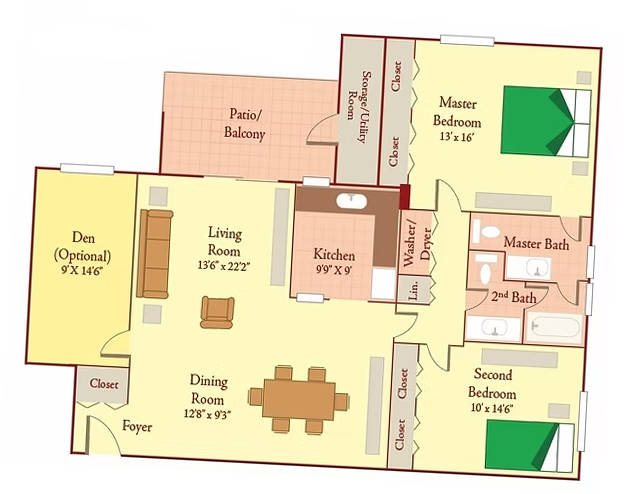
#> input picture tests/fixtures/plans/east_rot3.png, 624 x 494 px, given in place of arcmax.png, which was not available
$ python 2026-11-08-wall-reading-spike.py ../../../../tests/fixtures/plans/east_rot3.png ../../../../tests/fixtures/plans/east_scan.png ../../../../tests/fixtures/plans/east_scan.png
#> lines starting #> are read from the running program, lines starting #| are printed output that depends on the picture; after the words box and inside, x2 and y2 are one past the last pixel; in counts of white or black regions, pixels touching at a corner belong together
# Throwaway spike: read walls from a plan image, then "click inside a room" -> outline.
import sys, json
import numpy as np, cv2

def line_open(m, L):
    ks = [np.ones((1, L), np.uint8), np.ones((L, 1), np.uint8), np.eye(L, dtype=np.uint8), np.fliplr(np.eye(L, dtype=np.uint8))]
    out = np.zeros_like(m)
    for k in ks: out |= cv2.morphologyEx(m, cv2.MORPH_OPEN, k)
    return out

def runs(mask_rows):
    # lengths of runs of 1s along each row
    out = []
    for r in mask_rows:
        d = np.diff(np.concatenate([[0], r, [0]]))
        st, en = np.nonzero(d == 1)[0], np.nonzero(d == -1)[0]
        out.extend((en - st).tolist())
    return np.array(out)

def wall_mask(img):
    g = cv2.cvtColor(img, cv2.COLOR_BGR2GRAY)
    H, W = g.shape
    t, _ = cv2.threshold(g, 0, 255, cv2.THRESH_BINARY + cv2.THRESH_OTSU)
    dark = (g < t * 0.85).astype(np.uint8)
    L = max(9, int(0.025 * max(H, W)))
    v = cv2.morphologyEx(dark, cv2.MORPH_OPEN, np.ones((L, 1), np.uint8))
    hzm = cv2.morphologyEx(dark, cv2.MORPH_OPEN, np.ones((1, L), np.uint8))
    rl = np.concatenate([runs(v), runs(hzm.T)])
    rl = rl[(rl >= 1) & (rl <= 0.03 * max(H, W))]
    hist = np.bincount(rl) if rl.size else np.array([0, 0, 1])
    w = hist * np.arange(len(hist)) ** 2          # thick, long structures dominate
    thick = int(np.argmax(w))
    k = max(1, int(round(thick * 0.6)))
    solid = cv2.morphologyEx(dark, cv2.MORPH_OPEN, np.ones((k, k), np.uint8)) if k > 1 else dark
    walls = line_open(solid, L)
    # drop filled blobs (bedspreads, dark furniture): components much thicker than the walls
    n, lab, st, _ = cv2.connectedComponentsWithStats(walls, 8)
    dt = cv2.distanceTransform(walls, cv2.DIST_L2, 3)
    keep = np.zeros_like(walls)
    for i in range(1, n):
        comp = lab == i
        if dt[comp].max() > 2.5 * thick and st[i, 4] < 0.02 * H * W: continue
        if max(st[i, 2], st[i, 3]) < 0.04 * max(H, W): continue
        keep[comp] = 1
    walls = keep
    # bridge gaps only along a wall's own line: horizontal walls across, vertical walls down
    hl = max(int(1.5 * thick), 9)
    hmask = cv2.morphologyEx(walls, cv2.MORPH_OPEN, np.ones((1, hl), np.uint8))
    vmask = cv2.morphologyEx(walls, cv2.MORPH_OPEN, np.ones((hl, 1), np.uint8))
    def bridge(Lb):
        return walls | cv2.morphologyEx(hmask, cv2.MORPH_CLOSE, np.ones((1, Lb), np.uint8)) \
                     | cv2.morphologyEx(vmask, cv2.MORPH_CLOSE, np.ones((Lb, 1), np.uint8))
    closed = bridge(int(0.08 * max(H, W)))          # doors
    outer = bridge(int(0.4 * max(H, W)))            # long glass walls on the outside too
    pad = np.pad(1 - outer, 1, constant_values=1).astype(np.uint8)
    m = np.zeros((H + 4, W + 4), np.uint8)
    cv2.floodFill(pad, m, (0, 0), 2)
    foot = (pad[1:-1, 1:-1] != 2).astype(np.uint8)
    return walls, closed, thick, foot

def room_from_click(closed, seed):
    free = (1 - closed).astype(np.uint8)
    H, W = free.shape
    mask = np.zeros((H + 2, W + 2), np.uint8)
    x, y = seed
    if not free[y, x]:
        # nudge to nearest free pixel
        ys, xs = np.nonzero(free[max(0,y-15):y+15, max(0,x-15):x+15])
        if not len(xs): return None, 0
        i = np.argmin((xs-15)**2 + (ys-15)**2); x, y = max(0,x-15)+xs[i], max(0,y-15)+ys[i]
    cv2.floodFill(free, mask, (int(x), int(y)), 2)
    region = (free == 2).astype(np.uint8)
    frac = region.sum() / (H * W)
    cs, _ = cv2.findContours(region, cv2.RETR_EXTERNAL, cv2.CHAIN_APPROX_SIMPLE)
    c = max(cs, key=cv2.contourArea)
    poly = cv2.approxPolyDP(c, 0.006 * cv2.arcLength(c, True), True)[:, 0, :]
    return poly, frac

from skimage.segmentation import watershed
# [9 lines left out: function rooms_watershed, not called in this run]

def run(name, seeds, scale_view=1.0):
#> called with name = 'arcmax', scale_view = 1
    img = cv2.imread(f"{IN}/{name}.png")
#> img is the input picture: shape (494, 624, 3); mean B, G, R 196.2, 227.1, 236.1
    up = max(1.0, 1800 / max(img.shape[:2]))
    if up > 1:
        img = cv2.resize(img, None, fx=up, fy=up, interpolation=cv2.INTER_CUBIC)
#> img: shape (1425, 1800, 3)
        seeds = {k: (x * up, y * up) for k, (x, y) in seeds.items()}
    walls, closed, thick, foot = wall_mask(img)
#> in wall_mask, `g = cv2.cvtColor(img, cv2.COLOR_BGR2GRAY)`:
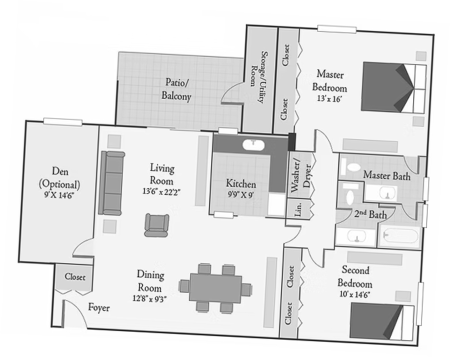
#> g: shape (1425, 1800) (shown at 1/4 size); min 1, max 255, mean 226.2
#> in wall_mask, `t, _ = cv2.threshold(g, 0, 255, cv2.THRESH_BINARY + cv2.THRESH_OTSU)`: t = 180
#> in wall_mask, `dark = (g < t * 0.85).astype(np.uint8)`:
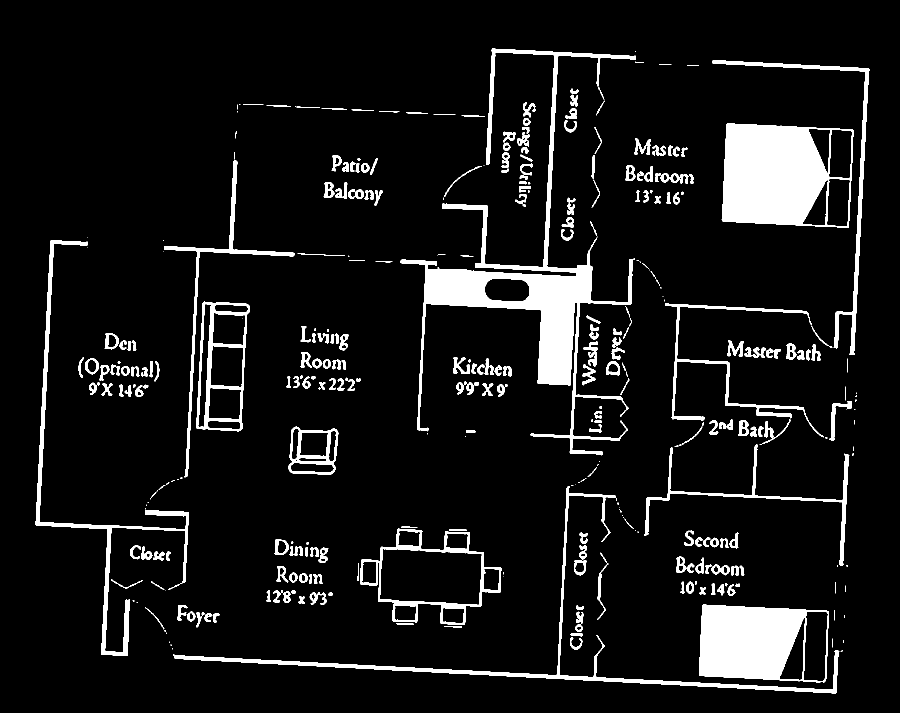
#> dark: shape (1425, 1800) (shown at 1/2 size); values 0 (black) and 1 (white), 8.5% white; 358 white regions (86 under 20 px), largest, box (x1, y1, x2, y2) and area: (801, 97, 1271, 911) 47059, (1443, 247, 1708, 456) 38280, (1398, 1209, 1658, 1365) 27745
#> after the loop in runs, `for r in mask_rows:`: out = 8303 values, max 200 at index 1187, min 1 at index 245, mean 15.47
#> in wall_mask, `rl = np.concatenate([runs(v), runs(hzm.T)])`: rl = 15688 values, max 219 at index 12042, min 1 at index 245, mean 16.3
#> in wall_mask, `rl = rl[(rl >= 1) & (rl <= 0.03 * max(H, W))]`: rl = 14453 values, max 53 at index 1542, min 1 at index 245, mean 5.68
#> in wall_mask, `hist = np.bincount(rl) if rl.size else np.array([0, 0, 1])`: hist = 54 values, max 3254 at index 7, min 0 at index 0, mean 267.6
#> in wall_mask, `w = hist * np.arange(len(hist)) ** 2`: w = 54 values, max 159446 at index 7, min 0 at index 0, mean 12658
#> in wall_mask, `thick = int(np.argmax(w))`: thick = 7
#> in wall_mask, `k = max(1, int(round(thick * 0.6)))`: k = 4
#> in wall_mask, `n, lab, st, _ = cv2.connectedComponentsWithStats(walls, 8)`:
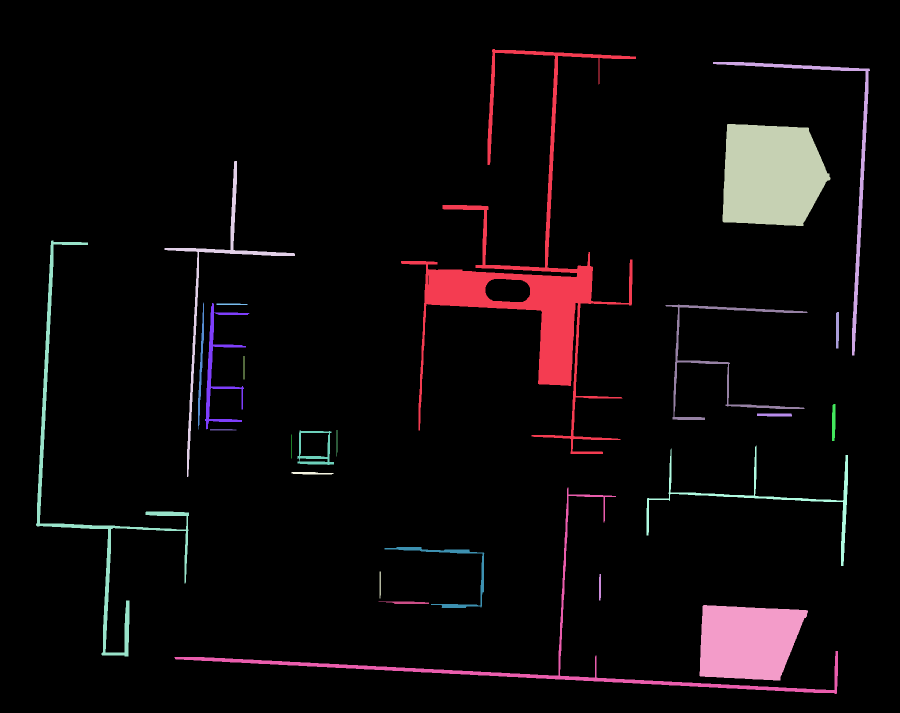
#> lab: shape (1425, 1800) int32 (shown at 1/2 size); 26 distinct labels, from 0 to 25; one colour per label, 0 black
#> in wall_mask, `n, lab, st, _ = cv2.connectedComponentsWithStats(walls, 8)`: n = 26; st = 26 rows, first 6: [0, 0, 1800, 1425, 2403482], [802, 98, 470, 810, 45445], [1426, 124, 314, 587, 6130], [1445, 248, 216, 204, 36479], [329, 322, 261, 632, 5254], [72, 481, 306, 832, 10434]
#> after the loop in wall_mask, `for i in range(1, n):`:
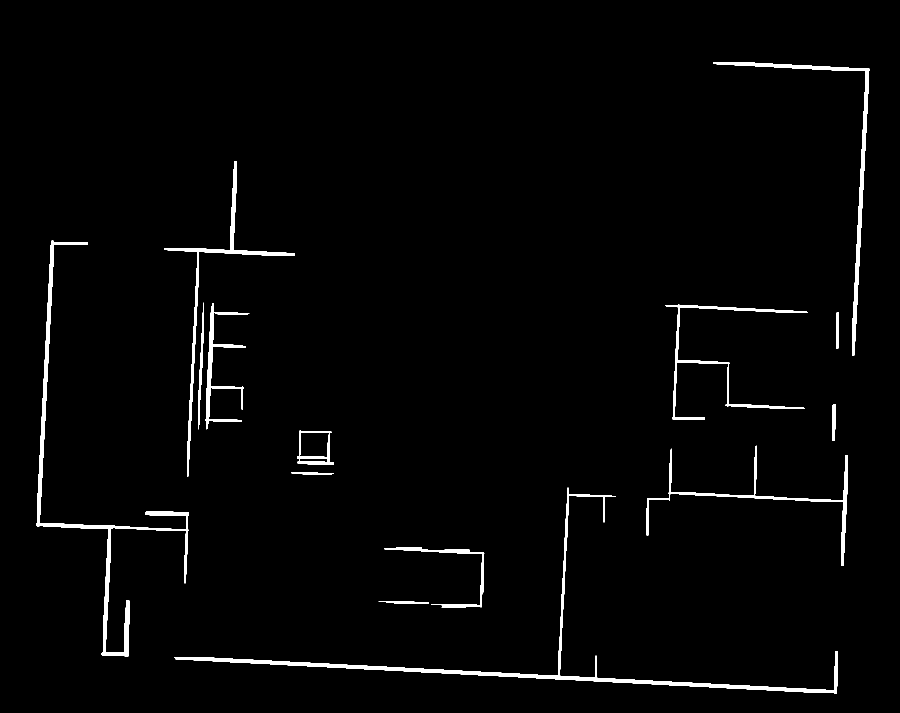
#> keep: shape (1425, 1800) (shown at 1/2 size); values 0 (black) and 1 (white), 2% white; 14 white regions, largest, box (x1, y1, x2, y2) and area: (349, 975, 1676, 1388) 12255, (72, 481, 378, 1313) 10434, (1426, 124, 1740, 711) 6130
#> in wall_mask, `hl = max(int(1.5 * thick), 9)`: hl = 10
#> thick = 7
    if MODE == "ws":
        lab = rooms_watershed(closed, foot, list(seeds.values()))
        out = img.copy(); over = out.copy(); over[walls == 1] = (0, 0, 0); over[closed == 1] = (0, 0, 255); over[walls == 1] = (0, 0, 0); over[foot == 0] = (200, 200, 255)
        out = cv2.addWeighted(over, .5, out, .5, 0)
        print(name, "wall thickness ~", thick)
        for i, (label, (x, y)) in enumerate(seeds.items(), 1):
            region = (lab == i).astype(np.uint8)
            if not region.sum(): print("   ", label, "EMPTY"); continue
            cs, _ = cv2.findContours(region, cv2.RETR_EXTERNAL, cv2.CHAIN_APPROX_SIMPLE)
            c = max(cs, key=cv2.contourArea)
            poly = cv2.approxPolyDP(c, 0.006 * cv2.arcLength(c, True), True)[:, 0, :]
            col = [(0,160,0),(200,90,0),(160,0,160),(0,140,200),(0,90,200),(120,120,0),(200,0,60),(0,200,160),(90,0,200),(60,60,60),(0,0,200)][(i-1) % 11]
            cv2.polylines(out, [poly.reshape(-1,1,2)], True, col, max(3, thick//2))
            cv2.circle(out, (int(x), int(y)), max(6, thick//2), col, -1)
            print("   ", label, len(poly), "corners")
        cv2.imwrite(f"{OUT}/{name}_ws.png", out)
        return
    out = img.copy()
    over = out.copy(); over[closed == 1] = (0, 0, 255); over[walls == 1] = (0, 0, 0)
    out = cv2.addWeighted(over, .5, out, .5, 0)
#> out: shape (1425, 1800, 3)
    colors = [(0,160,0),(200,90,0),(160,0,160),(0,140,200),(0,90,200),(120,120,0),(200,0,60),(0,200,160),(90,0,200),(60,60,60),(0,0,200)]
    report = []
    for i, (label, (x, y)) in enumerate(seeds.items()):
        poly, frac = room_from_click(closed, (int(x), int(y)))
        col = colors[i % len(colors)]
        if poly is None: report.append((label, "seed on wall")); continue
        leak = frac > 0.45
        cv2.polylines(out, [poly.reshape(-1,1,2)], True, col, max(3, thick//2))
        cv2.circle(out, (int(x), int(y)), max(6, thick//2), col, -1)
        report.append((label, f"{len(poly)} corners, {frac*100:.1f}% of image" + ("  LEAK" if leak else "")))
#> this loop made 2 passes
#> (frac, leak) on pass 1: (0.967, True)
#> pass 1, in room_from_click, `region = (free == 2).astype(np.uint8)`:
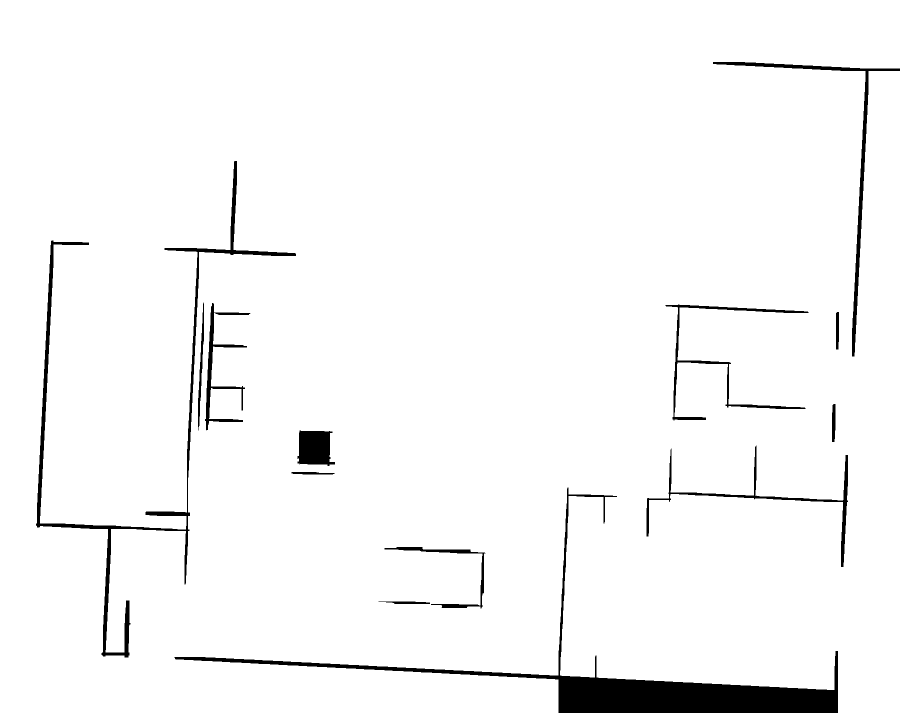
#> region: shape (1425, 1800) (shown at 1/2 size); values 0 (black) and 1 (white), 96.7% white; 13 black regions, largest, box (x1, y1, x2, y2) and area: (349, 975, 1676, 1425) 41339, (72, 322, 592, 1315) 16175, (1426, 124, 1800, 713) 6524
#> after the loop:
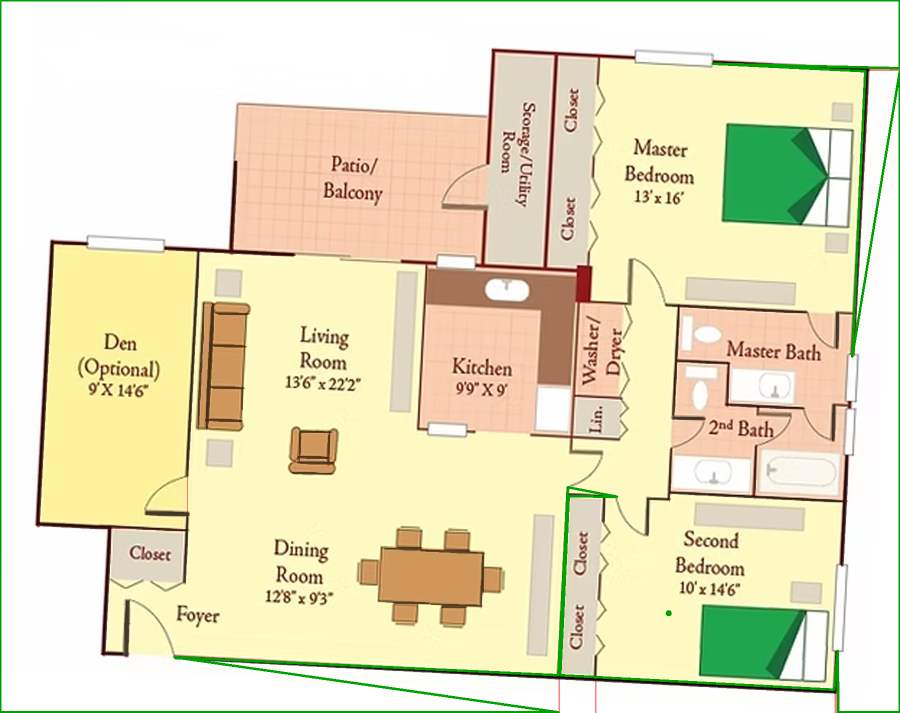
#> out: shape (1425, 1800, 3) (shown at 1/2 size); mean B, G, R 192.6, 225.7, 231.5
#> after the loop, report = [('bed TL', '19 corners, 96.7% of image  LEAK')]
    cv2.imwrite(f"{OUT}/{name}_result.png", out)
    print(name, "wall thickness ~", thick, "px")
    for r in report: print("  ", *r)

IN, OUT = sys.argv[1], sys.argv[2]
MODE = sys.argv[3] if len(sys.argv) > 3 else "fill"
s = 2576/2000
#> (the run stopped early here; a loop or call above may not have finished)

$ run again, on tests/fixtures/plans/east_scan.png
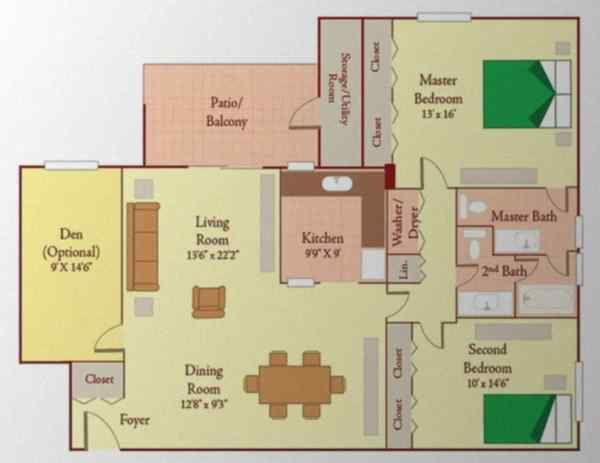
#> input picture tests/fixtures/plans/east_scan.png, 600 x 463 px, given in place of arcmax.png, which was not available
#> in run, img is the input picture: shape (463, 600, 3); mean B, G, R 158, 186.3, 195
#> img: shape (1389, 1800, 3)
#> t = 159
#> dark: shape (1389, 1800); values 0 (black) and 1 (white), 11.7% white; 207 white regions (57 under 20 px), largest, box (x1, y1, x2, y2) and area: (786, 50, 1271, 885) 54902, (1448, 178, 1716, 386) 42341, (733, 1054, 1034, 1258) 36931
#> v: shape (1389, 1800); values 0 (black) and 1 (white), 7.5% white; 55 white regions, largest, box (x1, y1, x2, y2) and area: (1449, 179, 1657, 386) 39732, (791, 1054, 1016, 1258) 31509, (1450, 1181, 1656, 1333) 29232
#> hzm: shape (1389, 1800); values 0 (black) and 1 (white), 7.4% white; 56 white regions, largest, box (x1, y1, x2, y2) and area: (1448, 179, 1716, 386) 40637, (839, 514, 1271, 743) 32693, (734, 1084, 1034, 1252) 31304
#> the loop in runs, `for r in mask_rows:` made 1389 passes
#> (st, en) on passes 50 to 52: ([1731], [1736]), ([956, 1083, 1090, 1731], [957, 1086, 1093, 1738]), ([955, 1083, 1175, 1731], [961, 1093, 1179, 1739])
#> after the loop in runs, `for r in mask_rows:`: out = 9667 values, max 225 at index 7721, min 1 at index 1, mean 19.51
#> the loop in runs (call 2), `for r in mask_rows:` made 1800 passes
#> (st, en) on passes 58 to 60: ([1084], [1087]), ([498, 1084], [504, 1090]), ([497, 1084], [504, 1091])
#> in wall_mask, `rl = np.concatenate([runs(v), runs(hzm.T)])`: rl = 18558 values, max 228 at index 13943, min 1 at index 1, mean 20.13
#> in wall_mask, `rl = rl[(rl >= 1) & (rl <= 0.03 * max(H, W))]`: rl = 16895 values, max 54 at index 6980, min 1 at index 1, mean 7.58
#> hist = 55 values, max 3276 at index 7, min 0 at index 0, mean 307.2
#> w = 55 values, max 199400 at index 10, min 0 at index 0, mean 25910.4
#> in wall_mask, `thick = int(np.argmax(w))`: thick = 10
#> k = 6
#> solid: shape (1389, 1800); values 0 (black) and 1 (white), 10.6% white; 223 white regions, largest, box (x1, y1, x2, y2) and area: (840, 51, 1272, 884) 52177, (1450, 180, 1673, 387) 40104, (735, 1055, 1035, 1259) 36340
#> lab: shape (1389, 1800) int32; 34 distinct labels, from 0 to 33
#> in wall_mask, `n, lab, st, _ = cv2.connectedComponentsWithStats(walls, 8)`: n = 34; st = 34 rows, first 6: [0, 0, 1800, 1389, 2272906], [840, 51, 432, 833, 51751], [1413, 51, 329, 599, 9722], [1450, 180, 223, 207, 40104], [296, 313, 270, 192, 3486], [59, 498, 205, 856, 9077]
#> after the loop in wall_mask, `for i in range(1, n):`:
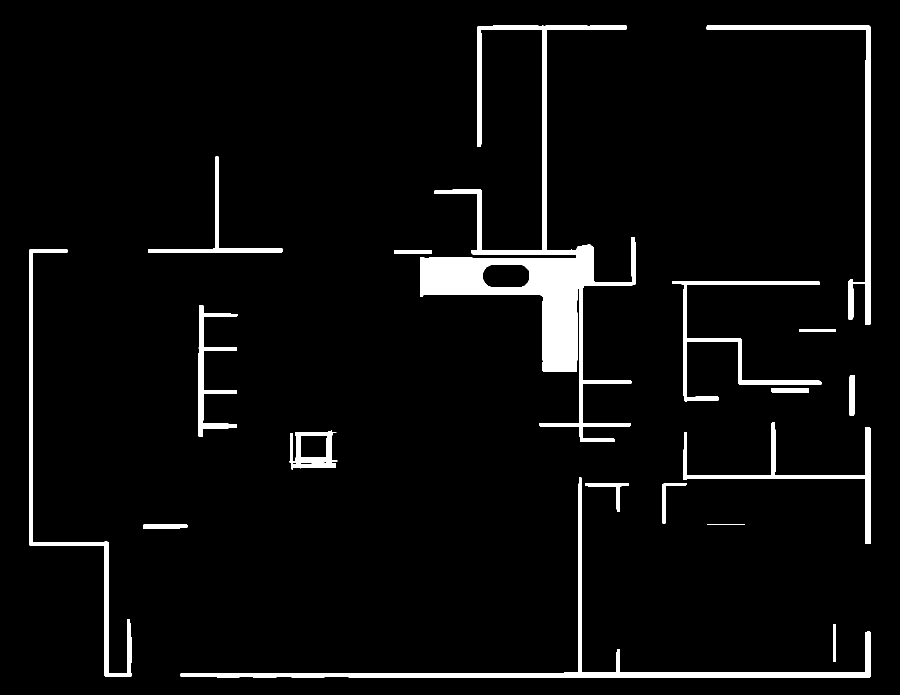
#> keep: shape (1389, 1800) (shown at 1/2 size); values 0 (black) and 1 (white), 4.7% white; 18 white regions, largest, box (x1, y1, x2, y2) and area: (840, 51, 1272, 884) 51751, (361, 955, 1742, 1356) 16771, (1413, 51, 1742, 650) 9722
#> hl = 15
#> hmask: shape (1389, 1800); values 0 (black) and 1 (white), 3.1% white; 32 white regions, largest, box (x1, y1, x2, y2) and area: (840, 491, 1272, 744) 35423, (361, 1345, 1742, 1355) 12859, (1367, 950, 1742, 958) 2950
#> vmask: shape (1389, 1800); values 0 (black) and 1 (white), 3% white; 27 white regions, largest, box (x1, y1, x2, y2) and area: (840, 489, 1188, 884) 34425, (1731, 51, 1742, 650) 5973, (1084, 51, 1094, 509) 4529
#> foot: shape (1389, 1800); values 0 (black) and 1 (white), 72.3% white; 25 black regions, largest, box (x1, y1, x2, y2) and area: (438, 0, 954, 497) 255724, (0, 0, 431, 498) 214139, (1094, 0, 1731, 51) 32487
#> in run, `walls, closed, thick, foot = wall_mask(img)`: thick = 10
#> the loop in run, `for i, (label, (x, y)) in enumerate(seeds.items()):` made 2 passes
#> (frac, leak) on pass 1: (0.127, False)
#> after the loop in run, `for i, (label, (x, y)) in enumerate(seeds.items()):`:
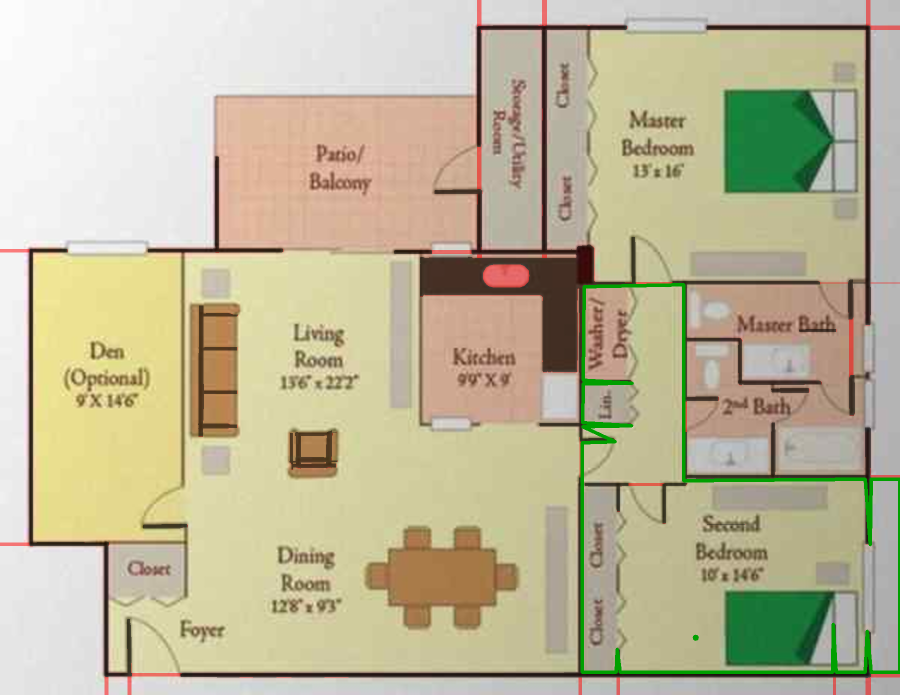
#> out: shape (1389, 1800, 3) (shown at 1/2 size); mean B, G, R 154.7, 184, 190.9
#> after the loop in run, `for i, (label, (x, y)) in enumerate(seeds.items()):`: report = [('bed TL', '26 corners, 12.7% of image')]
